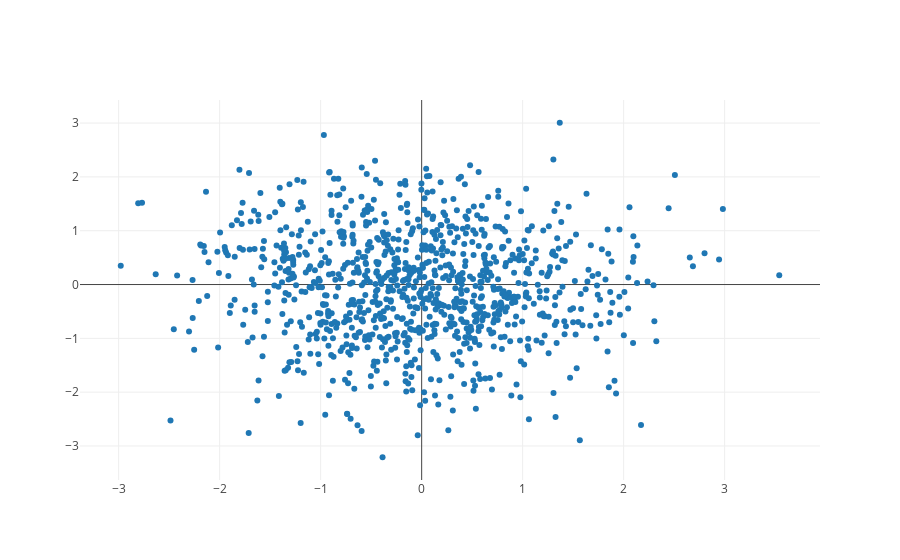

Here is the notebook cell this chart was saved with:
### Code cell
import plotly
import plotly.graph_objs as go

# Create random data with numpy
import numpy as np

N = 1000
random_x = np.random.randn(N)
random_y = np.random.randn(N)

# Create a trace
trace = go.Scatter(
    x = random_x,
    y = random_y,
    mode = 'markers'
)
data = [trace]

# Plot and embed in ipython notebook!
iplot(data, filename='basic-scatter')

### Figure 1 — Plotly figure (JSON) as saved in the notebook; plotly's stock layout.template omitted (floating-point values rounded to 4 significant figures; data arrays with more than 128 entries replaced by an {"elided": "..."} marker saying what was removed)
{"data": [{"mode": "markers", "type": "scatter", "uid": "95338b14-b596-11e8-845d-d8c4976a52f2", "x": {"elided": "1000 float values"}, "y": {"elided": "1000 float values"}}], "layout": {}}
